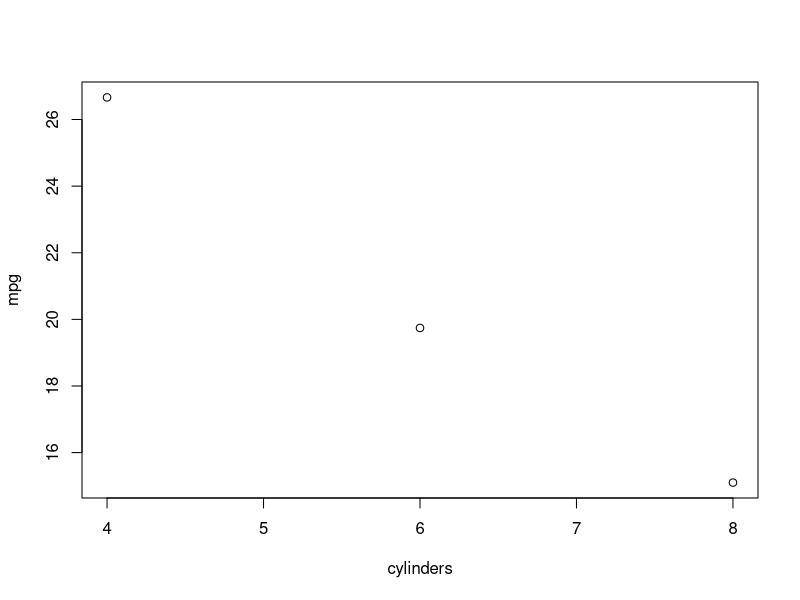

Write R code to recreate this figure.
#Provenance defined and a first example (from Lerner et al. in prep)

# Load the mtcars data set that comes with R
data (mtcars)

# All the cars
allCars.df <- mtcars

# Create separate data frames for each number of cylinders
cars4Cyl.df <- allCars.df[allCars.df$cyl == 4, ]
cars6Cyl.df <- allCars.df[allCars.df$cyl == 6, ]
cars8Cyl.df <- allCars.df[allCars.df$cyl == 8, ]

# Create a table with the average mpg for each # cylinders
cylinders = c(4, 6, 8)
mpg = c(mean(cars4Cyl.df$mpg), mean(cars6Cyl.df$mpg), mean(cars8Cyl.df$mpg))
cyl.vs.mpg.df <- data.frame (cylinders, mpg)

# Plot it
plot(cylinders, mpg)


